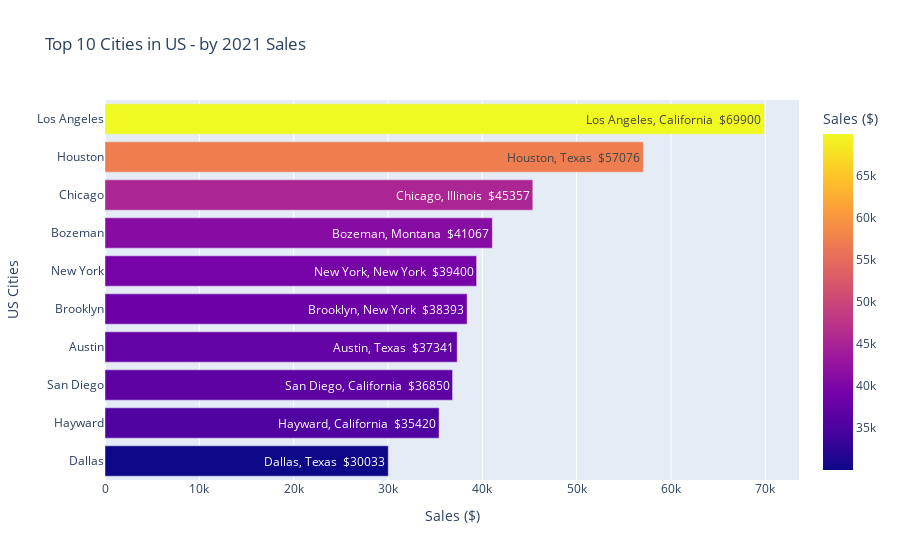

The cell this chart's notebook holds for it:
### Code cell
fig3 = px.bar(df_top_10_cities, y='billing_city',
             x='sum',
             orientation='h',
             color="sum",
             text=df_top_10_cities['text'],
             labels={"sum": "Sales ($)","billing_city":'US Cities'}, 
             title="Top 10 Cities in US - by 2021 Sales")
fig3.update_traces(textposition='inside')
fig3.show()
fig3.write_html("../Graphs/Top_10_Cities_2021.html")

### Figure 1 — Plotly figure (JSON) as saved in the notebook; plotly's stock layout.template omitted (floating-point values rounded to 4 significant figures)
{"data": [{"alignmentgroup": "True", "hovertemplate": "Sales ($)=%{marker.color}<br>US Cities=%{y}<br>text=%{text}<extra></extra>", "legendgroup": "", "marker": {"color": [30033, 35420, 36850, 37341, 38393, 39400, 41067, 45357, 57076, 69900], "coloraxis": "coloraxis", "pattern": {"shape": ""}}, "name": "", "offsetgroup": "", "orientation": "h", "showlegend": false, "text": ["Dallas, Texas  $30033", "Hayward, California  $35420", "San Diego, California  $36850", "Austin, Texas  $37341", "Brooklyn, New York  $38393", "New York, New York  $39400", "Bozeman, Montana  $41067", "Chicago, Illinois  $45357", "Houston, Texas  $57076", "Los Angeles, California  $69900"], "textposition": "inside", "type": "bar", "x": [30033, 35420, 36850, 37341, 38393, 39400, 41067, 45357, 57076, 69900], "xaxis": "x", "y": ["Dallas", "Hayward", "San Diego", "Austin", "Brooklyn", "New York", "Bozeman", "Chicago", "Houston", "Los Angeles"], "yaxis": "y"}], "layout": {"barmode": "relative", "coloraxis": {"colorbar": {"title": {"text": "Sales ($)"}}, "colorscale": [[0, "#0d0887"], [0.1111, "#46039f"], [0.2222, "#7201a8"], [0.3333, "#9c179e"], [0.4444, "#bd3786"], [0.5556, "#d8576b"], [0.6667, "#ed7953"], [0.7778, "#fb9f3a"], [0.8889, "#fdca26"], [1, "#f0f921"]]}, "legend": {"tracegroupgap": 0}, "title": {"text": "Top 10 Cities in US - by 2021 Sales"}, "xaxis": {"anchor": "y", "domain": [0, 1], "title": {"text": "Sales ($)"}}, "yaxis": {"anchor": "x", "domain": [0, 1], "title": {"text": "US Cities"}}}}
